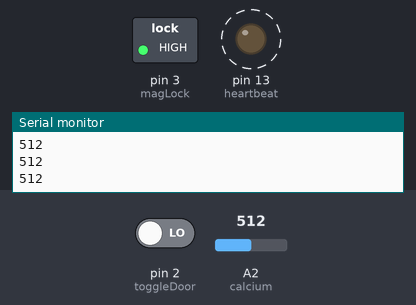
Recording of a sketch running on a simulated Arduino Uno, built with avr-gcc and run on an emulated ATmega328P. Parts: switched loads named in the sketch (green lamp = pin HIGH), output pins drawn as LEDs (lit = HIGH), the last lines printed to the serial monitor. Dashed ring = blinking. Inputs (shaded band) come from the test bench; at power-on: pin 2 (toggleDoor) LOW, A2 (calcium) = 512.

Above: at 1.2 s.
1.3 s: pin 2 (toggleDoor) driven HIGH
At 1.9 s:
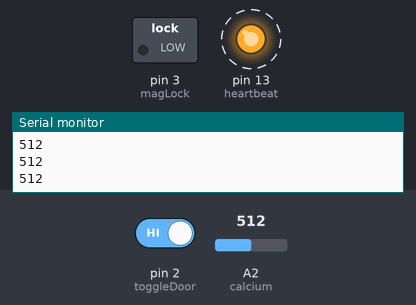
4.3 s: pin 2 (toggleDoor) driven LOW
At 4.9 s:
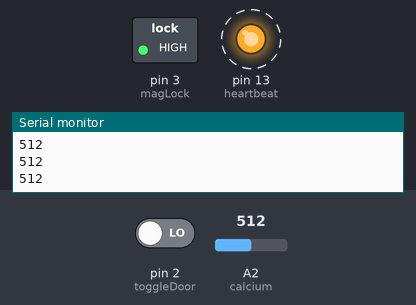
Timing chart, 0 to 13.3 s (numbered marks = the images above; inputs shaded):
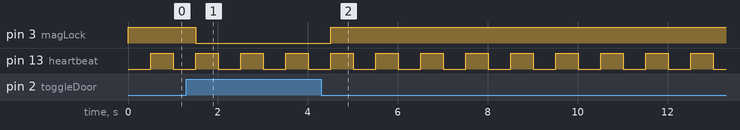

Measured:
- after the input at 1.3 s, pin 3 (magLock): HIGH → LOW after 0.20 s
- after the input at 4.3 s, pin 3 (magLock): LOW → HIGH after 0.20 s
- by itself, pin 13 (heartbeat): alternates HIGH for 0.50 s and LOW for 0.50 s

The sketch:

door-to-door_strobe.ino
```cpp
int toggleDoorFlag = 0;
int toggleDoor = 2;
int magLock = 3;
int heartbeat = 13;
int calcium = A2;
//int notCalcium0 = A3;
//int notCalcium1 = A4;
int threshold0 = 300;
int threshold1 = 50;
int strobe = 7;
boolean beat = true;

int calciumFlag = 0;
//int fauxFlag0 = 0;
//int fauxFlag1 = 0;

void setup() {
  // put your setup code here, to run once:
  pinMode(toggleDoor, INPUT);
  pinMode(magLock, OUTPUT);
  pinMode(heartbeat, OUTPUT);
  pinMode(calcium, INPUT);
  //pinMode(notCalcium0, INPUT);
  //pinMode(notCalcium1, INPUT);
  pinMode(strobe, OUTPUT);
  Serial.begin(9600);
}

void loop() {
  beat = !beat;
  digitalWrite(heartbeat, beat);
  Serial.println(analogRead(calcium));

  //Door-to-Door
  digitalWrite(magLock, HIGH);
  toggleDoorFlag = digitalRead(toggleDoor);
  if (toggleDoorFlag == HIGH) {
    digitalWrite(magLock, LOW);
  }

  //Medicine Cabinet
  calciumFlag = analogRead(calcium);
  //fauxFlag0 = analogRead(notCalcium0);
  //fauxFlag1 = analogRead(notCalcium1);
  if (calciumFlag >= threshold0 /*&& !(fauxFlag0 >= threshold1) && !(fauxFlag1 >= threshold1)*/) {
    digitalWrite(strobe, LOW);
  }
  else{
    digitalWrite(strobe, HIGH);
  }

  delay(500);
}
```
